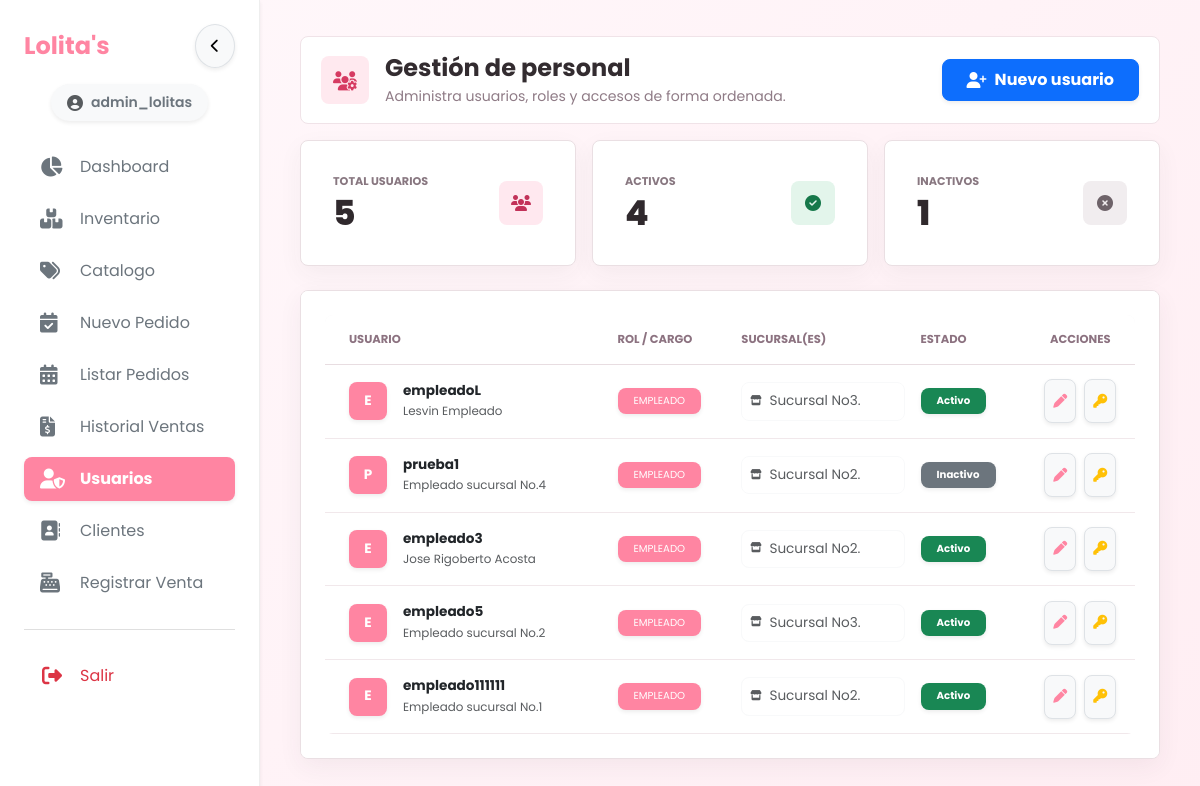
The page /index.php?view=usuarios (signed in) on the database its author committed.
### tables this page shows
CREATE TABLE `usuarios` (
  `id_usuario` int NOT NULL AUTO_INCREMENT,
  `id_rol` int NOT NULL,
  `id_sucursal` int DEFAULT NULL,
  `nombre_usuario` varchar(50) NOT NULL,
  `password_hash` varchar(255) NOT NULL,
  `nombre_real` varchar(100) DEFAULT NULL,
  `email` varchar(100) DEFAULT NULL,
  `ultimo_login` datetime DEFAULT NULL,
  `estado_usuario` enum('Activo','Inactivo') DEFAULT 'Activo',
  PRIMARY KEY (`id_usuario`),
  UNIQUE KEY `nombre_usuario` (`nombre_usuario`),
  UNIQUE KEY `email` (`email`),
  KEY `id_rol` (`id_rol`),
  KEY `id_sucursal` (`id_sucursal`),
  CONSTRAINT `usuarios_ibfk_1` FOREIGN KEY (`id_rol`) REFERENCES `roles` (`id_rol`),
  CONSTRAINT `usuarios_ibfk_2` FOREIGN KEY (`id_sucursal`) REFERENCES `sucursales` (`id_sucursal`)
);

CREATE TABLE `roles` (
  `id_rol` int NOT NULL AUTO_INCREMENT,
  `codigo` varchar(50) NOT NULL,
  `nombre_rol` varchar(30) NOT NULL,
  PRIMARY KEY (`id_rol`),
  UNIQUE KEY `uq_roles_codigo` (`codigo`),
  UNIQUE KEY `uq_roles_nombre` (`nombre_rol`)
);

CREATE TABLE `sucursales` (
  `id_sucursal` int NOT NULL AUTO_INCREMENT,
  `nombre_sucursal` varchar(100) NOT NULL,
  `direccion` text,
  `telefono` varchar(20) DEFAULT NULL,
  `fecha_creacion` timestamp NULL DEFAULT CURRENT_TIMESTAMP,
  `estado` enum('Activa','Inactiva') NOT NULL DEFAULT 'Activa',
  PRIMARY KEY (`id_sucursal`),
  UNIQUE KEY `uq_sucursales_nombre` (`nombre_sucursal`)
);

### app/Support/Env.php (called while the page is built, shortened)
<?php
final class Env
{
    public static function get(string $name, ?string $default = null): ?string
    {
        if (array_key_exists($name, $_ENV)) {
            return (string) $_ENV[$name];
        }
        $value = getenv($name);
        return $value === false ? $default : (string) $value;
    }
}

### app/core/Database.php (called while the page is built, shortened)
<?php
require_once __DIR__ . '/../bootstrap.php';
class Database
{
    public function getConnection(): PDO
    {
        $host = Env::get('DB_HOST', '127.0.0.1');
        $port = Env::get('DB_PORT', '3306');
        $database = Env::get('DB_DATABASE', 'lolitas_db');
        $username = Env::get('DB_USERNAME', 'root');
        $password = Env::get('DB_PASSWORD', '');
        $this->conn = new PDO(
            "mysql:host={$host};port={$port};dbname={$database};charset=utf8mb4",
            $username,
            $password,
            [
                PDO::ATTR_ERRMODE => PDO::ERRMODE_EXCEPTION,
                PDO::ATTR_DEFAULT_FETCH_MODE => PDO::FETCH_ASSOC,
                PDO::ATTR_EMULATE_PREPARES => false,
                PDO::ATTR_STRINGIFY_FETCHES => false,
            ]
        );
        $timezone = new DateTimeZone(date_default_timezone_get());
        $offset = (new DateTimeImmutable('now', $timezone))->format('P');
        $this->conn->exec('SET time_zone = ' . $this->conn->quote($offset));
        return $this->conn;
    }
}

### app/Security/Auth.php (called while the page is built, shortened)
<?php
final class Auth
{
    public static function hasPermission(string $permission): bool
    {
        $role = (int) ($_SESSION['id_rol'] ?? 0);
        $permissions = isset($_SESSION['permissions']) && is_array($_SESSION['permissions'])
            ? $_SESSION['permissions']
            : (self::ROLE_PERMISSIONS[$role] ?? []);
        return in_array('*', $permissions, true) || in_array($permission, $permissions, true);
    }
    public static function allowedBranches(?string $permission = null): ?array
    {
        return self::sessionBranches();
    }
    private static function sessionBranches(): array
    {
        $branches = array_map('intval', $_SESSION['sucursales'] ?? []);
        $singleBranch = (int) ($_SESSION['id_sucursal'] ?? 0);
        return array_values(array_unique(array_filter($branches, static fn (int $id): bool => $id > 0)));
    }
}

### app/controllers/UsuarioController.php (called while the page is built, shortened)
<?php
require_once __DIR__ . '/../core/Database.php';
final class UsuarioController
{
    private PDO $db;
    public function __construct(?PDO $db = null)
    {
        $this->db = $db ?? (new Database())->getConnection();
    }
    public function listar(): array
    {
        $params = [];
        $where = '';
        if ((int) ($_SESSION['id_rol'] ?? 0) !== Auth::SUPERUSER) {
            $allowed = Auth::allowedBranches('users.manage') ?? [];
            $holders = implode(',', array_fill(0, count($allowed), '?'));
            $where = "WHERE u.id_rol = ? AND EXISTS (
                          SELECT 1 FROM usuario_sucursales scope
                          WHERE scope.id_usuario = u.id_usuario AND scope.id_sucursal IN ($holders)
                      )";
            $params = [Auth::EMPLOYEE, ...$allowed];
        }
        $query = "SELECT u.id_usuario, u.nombre_usuario, u.nombre_real, u.estado_usuario, u.id_rol,
                         r.nombre_rol, s.nombre_sucursal,
                         (SELECT GROUP_CONCAT(s2.nombre_sucursal ORDER BY s2.nombre_sucursal SEPARATOR ', ')
                          FROM usuario_sucursales us
                          JOIN sucursales s2 ON us.id_sucursal = s2.id_sucursal
                          WHERE us.id_usuario = u.id_usuario) AS sucursales_admin
                  FROM usuarios u
                  JOIN roles r ON u.id_rol = r.id_rol
                  LEFT JOIN sucursales s ON u.id_sucursal = s.id_sucursal
                  $where
                  ORDER BY u.id_usuario DESC";
        $stmt = $this->db->prepare($query);
        $stmt->execute($params);
        return $stmt->fetchAll();
    }
}

### app/bootstrap.php (called while the page is built, shortened)
<?php
if (!function_exists('e')) {
    function e(mixed $value): string
    {
        return htmlspecialchars((string) $value, ENT_QUOTES | ENT_SUBSTITUTE, 'UTF-8');
    }
}

### views/usuarios/listar.php (the view, shortened to what this page needs)
<?php
$totalUsuarios = isset($usuarios) ? count($usuarios) : 0;
$usuariosActivos = 0;
$usuariosInactivos = 0;
if (!empty($usuarios)) {
    foreach ($usuarios as $u) {
        if (($u['estado_usuario'] ?? '') === 'Activo') {
            $usuariosActivos++;
        } else {
            $usuariosInactivos++;
        }
    }
}
?>
<div class="container-fluid app-page p-2 p-md-4">
    <header class="app-page-header">
        <div class="app-page-header__main">
            <span class="app-page-header__icon" aria-hidden="true"><i class="fa-solid fa-users-gear"></i></span>
            <div class="app-page-header__copy">
                <h2 class="app-page-header__title">Gestión de personal</h2>
                <p class="app-page-header__subtitle">Administra usuarios, roles y accesos de forma ordenada.</p>
            </div>
        </div>
            <div class="app-page-header__actions">
            <button class="btn btn-primary px-4 shadow-sm fw-bold" data-bs-toggle="modal" data-bs-target="#modalNuevoUsuario">
                <i class="fa-solid fa-user-plus me-2"></i>Nuevo usuario
            </button>
            </div>
    </header>
    <div class="row g-3 mb-4">
        <div class="col-12 col-md-4">
            <div class="app-stat-card">
                <div class="card-body p-3">
                    <div class="app-stat-card__body">
                        <div>
                            <p class="app-stat-card__label">Total usuarios</p>
                            <p class="app-stat-card__value"><?= $totalUsuarios ?></p>
                        </div>
                        <span class="app-stat-card__icon"><i class="fa-solid fa-users"></i></span>
                    </div>
                </div>
            </div>
        </div>
        <div class="col-12 col-md-4">
            <div class="app-stat-card app-stat-card--success">
                <div class="card-body p-3">
                    <div class="app-stat-card__body">
                        <div>
                            <p class="app-stat-card__label">Activos</p>
                            <p class="app-stat-card__value"><?= $usuariosActivos ?></p>
                        </div>
                        <span class="app-stat-card__icon"><i class="fa-solid fa-circle-check"></i></span>
                    </div>
                </div>
            </div>
        </div>
        <div class="col-12 col-md-4">
            <div class="app-stat-card app-stat-card--muted">
                <div class="card-body p-3">
                    <div class="app-stat-card__body">
                        <div>
                            <p class="app-stat-card__label">Inactivos</p>
                            <p class="app-stat-card__value"><?= $usuariosInactivos ?></p>
                        </div>
                        <span class="app-stat-card__icon"><i class="fa-solid fa-circle-xmark"></i></span>
                    </div>
                </div>
            </div>
        </div>
    </div>
    <div class="card app-panel overflow-hidden">
        <div class="card-body p-3 p-md-4 bg-light">
            <div class="d-none d-md-block table-responsive">
                <table class="table table-hover align-middle mb-0" style="min-width: 720px;">
                    <thead class="bg-white">
                        <tr class="text-muted small text-uppercase" style="letter-spacing: 0.5px; font-size: 0.75rem;">
                            <th class="ps-4 py-3">Usuario</th>
                            <th>Rol / Cargo</th>
                            <th>Sucursal(es)</th>
                            <th>Estado</th>
                            <th class="text-center">Acciones</th>
                        </tr>
                    </thead>
                    <tbody style="font-size: 0.85rem;">
                        <?php foreach($usuarios as $u): ?>
                        <tr>
                            <td class="ps-4 py-3" data-label="Usuario">
                                <div class="d-flex align-items-center">
                                    <div class="bg-primary text-white rounded-3 d-flex align-items-center justify-content-center me-3 shadow-sm" style="width: 38px; height: 38px; font-weight: bold;">
                                        <?= strtoupper(substr($u['nombre_usuario'], 0, 1)) ?>
                                    </div>
                                    <div>
                                        <div class="fw-bold text-dark"><?= htmlspecialchars($u['nombre_usuario']) ?></div>
                                        <small class="text-muted"><?= htmlspecialchars($u['nombre_real'] ?? '') ?></small>
                                    </div>
                                </div>
                            </td>
                            <td data-label="Rol / Cargo">
                                <?php
                                    $badgeClass = ($u['id_rol'] == 3) ? 'bg-danger' : (($u['id_rol'] == 1) ? 'bg-info text-dark' : 'bg-primary');
                                ?>
                                <span class="badge <?= $badgeClass ?> rounded-pill px-3 py-2 shadow-sm fw-normal">
                                    <?= strtoupper($u['nombre_rol']) ?>
                                </span>
                            </td>
                            <td data-label="Sucursal(es)">
                                <div class="bg-white p-2 rounded-3 border border-light text-muted text-truncate" style="max-width: 260px;">
                                    <?php
                                        if($u['id_rol'] == 3) echo "<strong>Acceso Total</strong>";
                                        else echo $u['id_rol'] == \App\Security\Auth::EMPLOYEE ? e($u['nombre_sucursal']) : e($u['sucursales_admin']);
                                    ?>
                                </div>
                            </td>
                            <td data-label="Estado">
                                <span class="badge <?= $u['estado_usuario'] === 'Activo' ? 'bg-success' : 'bg-secondary' ?> px-3 py-2 rounded-pill shadow-sm">
                                    <?= e($u['estado_usuario']) ?>
                                </span>
                            </td>
                            <td class="text-center" data-label="Acciones">
                                <div class="d-flex justify-content-center gap-2">
                                    <button class="btn btn-sm btn-light text-primary border shadow-sm" onclick="editarUsuario(<?= $u['id_usuario'] ?>)" title="Editar">
                                        <i class="fa-solid fa-pen"></i>
                                    </button>
                                    <button class="btn btn-sm btn-light text-warning border shadow-sm" onclick='abrirModalPassword(<?= (int) $u['id_usuario'] ?>, <?= json_encode($u['nombre_usuario'], JSON_HEX_TAG | JSON_HEX_APOS | JSON_HEX_QUOT | JSON_HEX_AMP) ?>)' title="Clave">
                                        <i class="fa-solid fa-key"></i>
                                    </button>
                                </div>
                            </td>
                        </tr>
                        <?php endforeach; ?>
                    </tbody>
                </table>
            </div>
        </div>
    </div>
</div>
<link rel="stylesheet" href="css/views/usuarios.css?v=<?= filemtime(__DIR__ . '/../../public/css/views/usuarios.css') ?>">

### rows shown on the page
usuarios: nombre_usuario "E", nombre_usuario "empleadoL", nombre_real "Lesvin Empleado", id_rol.nombre_rol "EMPLEADO", id_sucursal.nombre_sucursal "Sucursal No3.", estado_usuario "Activo"
usuarios: nombre_usuario "P", nombre_usuario "prueba1", nombre_real "Empleado sucursal No.4", id_rol.nombre_rol "EMPLEADO", id_sucursal.nombre_sucursal "Sucursal No2.", estado_usuario "Inactivo"
usuarios: nombre_usuario "E", nombre_usuario "empleado3", nombre_real "Jose Rigoberto Acosta", id_rol.nombre_rol "EMPLEADO", id_sucursal.nombre_sucursal "Sucursal No2.", estado_usuario "Activo"
usuarios: nombre_usuario "E", nombre_usuario "empleado5", nombre_real "Empleado sucursal No.2", id_rol.nombre_rol "EMPLEADO", id_sucursal.nombre_sucursal "Sucursal No3.", estado_usuario "Activo"
usuarios: nombre_usuario "E", nombre_usuario "empleado111111", nombre_real "Empleado sucursal No.1", id_rol.nombre_rol "EMPLEADO", id_sucursal.nombre_sucursal "Sucursal No2.", estado_usuario "Activo"

### other values the page prints
$_SESSION['username'] "admin_lolitas"
$totalUsuarios "5"
$usuariosActivos "4"
$usuariosInactivos "1"
